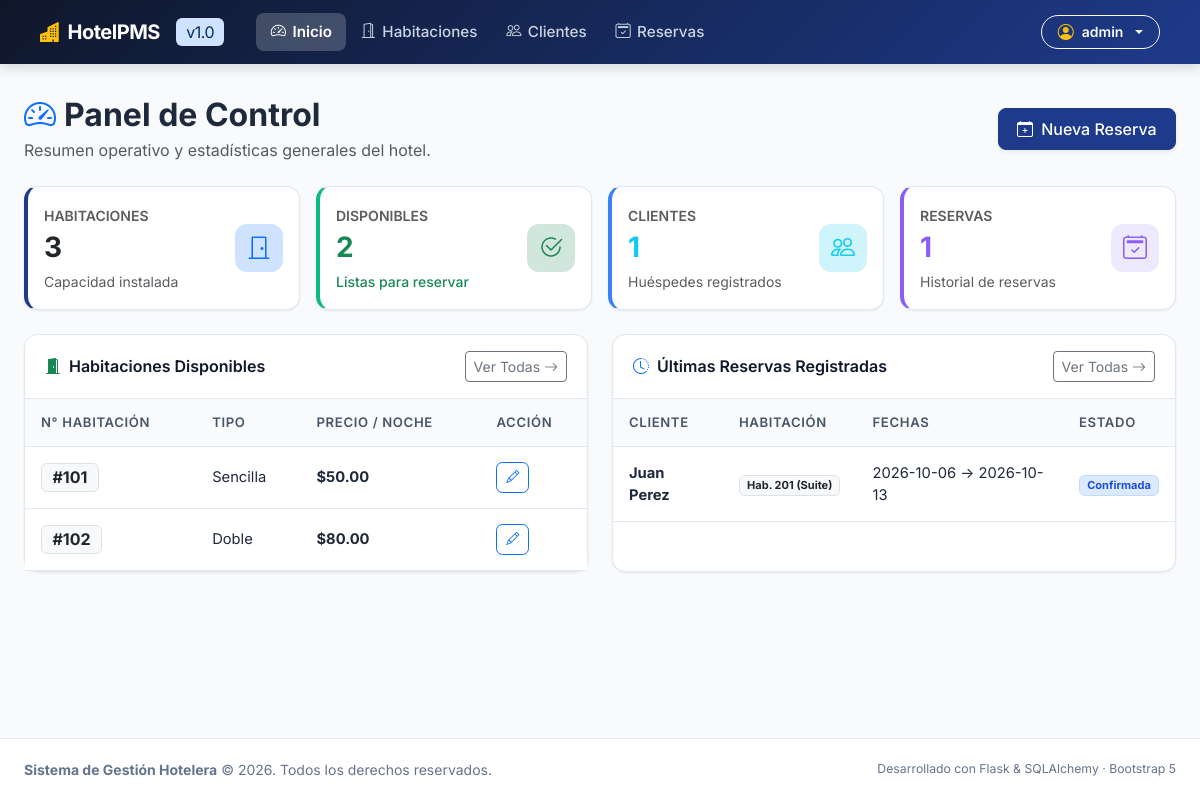
/ (signed in), run on the app's committed database.
### app/models.py (models this page shows, shortened)
class Usuario(database.Model, UserMixin):
    __tablename__ = "usuarios"
    id: Mapped[int] = mapped_column(primary_key=True)
    username: Mapped[str] = mapped_column(String(50), unique=True, index=True)
    email: Mapped[str] = mapped_column(String(120), unique=True, index=True)
    password_hash: Mapped[str] = mapped_column(String(255))
    nombre_completo: Mapped[str | None] = mapped_column(String(100), default=None)
    rol: Mapped[str] = mapped_column(String(20), default="admin")
    fecha_creacion: Mapped[date] = mapped_column(default=date.today)

class Habitacion(database.Model):
    __tablename__ = "habitaciones"
    id: Mapped[int] = mapped_column(primary_key=True)
    numero_hab: Mapped[int] = mapped_column(unique=True)
    tipo_hab: Mapped[str] = mapped_column(String(50))
    precio_noche_hab: Mapped[float] = mapped_column()
    estado_hab: Mapped[str] = mapped_column(String(30), default="Disponible")

class Reserva(database.Model):
    __tablename__ = "reservas"
    id: Mapped[int] = mapped_column(primary_key=True)
    cliente_id: Mapped[int] = mapped_column(ForeignKey("clientes.id"))
    cliente: Mapped["Cliente"] = relationship("Cliente")
    habitacion_id: Mapped[int] = mapped_column(ForeignKey("habitaciones.id"))
    habitacion: Mapped["Habitacion"] = relationship("Habitacion")
    fecha_entrada: Mapped[date] = mapped_column()
    fecha_salida: Mapped[date] = mapped_column()
    estado: Mapped[str] = mapped_column(String(30), default="pendiente")

class Cliente(database.Model):
    __tablename__ = "clientes"
    id: Mapped[int] = mapped_column(primary_key=True)
    nombre: Mapped[str] = mapped_column(String(60))
    apellido: Mapped[str] = mapped_column(String(60))
    id_documento: Mapped[str] = mapped_column(String(30), unique=True)
    telefono: Mapped[str] = mapped_column(String(25))
    correo: Mapped[str] = mapped_column(String(120), unique=True)
    ciudad_residencia: Mapped[str | None] = mapped_column(String(80), nullable=True)
    pais_residencia: Mapped[str | None] = mapped_column(String(80), nullable=True)
    fecha_registro: Mapped[date] = mapped_column(default=date.today)

### app/routes.py (the view)
@aplicacion.route("/")
@login_required
def inicio():
    total_habitaciones = Habitacion.query.count()
    habitaciones_disponibles = Habitacion.query.filter_by(estado_hab="Disponible").count()
    total_clientes = Cliente.query.count()
    total_reservas = Reserva.query.count()
    lista_disponibles = Habitacion.query.filter_by(estado_hab="Disponible").limit(5).all()
    ultimas_reservas = Reserva.query.order_by(Reserva.id.desc()).limit(5).all()
    return render_template(
        "index.html",
        total_habitaciones=total_habitaciones,
        habitaciones_disponibles=habitaciones_disponibles,
        total_clientes=total_clientes,
        total_reservas=total_reservas,
        lista_disponibles=lista_disponibles,
        ultimas_reservas=ultimas_reservas
    )

### app/templates/index.html (shortened to what this page needs)
{% extends "base.html" %}
{% block content %}
<div class="row mb-4 align-items-center">
    <div class="col-md-8">
        <h2 class="fw-bold mb-1">
            <i class="bi bi-speedometer2 text-primary me-2"></i>Panel de Control
        </h2>
        <p class="text-muted mb-0">Resumen operativo y estadísticas generales del hotel.</p>
    </div>
    <div class="col-md-4 text-md-end mt-3 mt-md-0">
        <a href="{{ url_for('reservas') }}" class="btn btn-hotel-primary shadow-sm">
            <i class="bi bi-calendar-plus me-1"></i> Nueva Reserva
        </a>
    </div>
</div>
<div class="row g-3 mb-4">
    <div class="col-sm-6 col-xl-3">
        <div class="card card-hotel stat-card habitaciones h-100 p-3">
            <div class="d-flex align-items-center justify-content-between">
                <div>
                    <span class="text-muted small text-uppercase fw-semibold">Habitaciones</span>
                    <h3 class="fw-bold my-1 text-dark">{{ total_habitaciones }}</h3>
                    <span class="small text-muted">Capacidad instalada</span>
                </div>
                <div class="stat-icon bg-primary-subtle text-primary">
                    <i class="bi bi-door-closed"></i>
                </div>
            </div>
        </div>
    </div>
    <div class="col-sm-6 col-xl-3">
        <div class="card card-hotel stat-card disponible h-100 p-3">
            <div class="d-flex align-items-center justify-content-between">
                <div>
                    <span class="text-muted small text-uppercase fw-semibold">Disponibles</span>
                    <h3 class="fw-bold my-1 text-success">{{ habitaciones_disponibles }}</h3>
                    <span class="small text-success fw-medium">Listas para reservar</span>
                </div>
                <div class="stat-icon bg-success-subtle text-success">
                    <i class="bi bi-check2-circle"></i>
                </div>
            </div>
        </div>
    </div>
    <div class="col-sm-6 col-xl-3">
        <div class="card card-hotel stat-card clientes h-100 p-3">
            <div class="d-flex align-items-center justify-content-between">
                <div>
                    <span class="text-muted small text-uppercase fw-semibold">Clientes</span>
                    <h3 class="fw-bold my-1 text-info">{{ total_clientes }}</h3>
                    <span class="small text-muted">Huéspedes registrados</span>
                </div>
                <div class="stat-icon bg-info-subtle text-info">
                    <i class="bi bi-people"></i>
                </div>
            </div>
        </div>
    </div>
    <div class="col-sm-6 col-xl-3">
        <div class="card card-hotel stat-card reservas h-100 p-3">
            <div class="d-flex align-items-center justify-content-between">
                <div>
                    <span class="text-muted small text-uppercase fw-semibold">Reservas</span>
                    <h3 class="fw-bold my-1 text-purple" style="color: #8b5cf6;">{{ total_reservas }}</h3>
                    <span class="small text-muted">Historial de reservas</span>
                </div>
                <div class="stat-icon bg-purple-subtle text-purple" style="background-color: #ede9fe; color: #8b5cf6;">
                    <i class="bi bi-calendar2-check"></i>
                </div>
            </div>
        </div>
    </div>
</div>
<div class="row g-4 mb-4">
    <div class="col-lg-6">
        <div class="card card-hotel h-100">
            <div class="card-header">
                <span class="d-flex align-items-center gap-2">
                    <i class="bi bi-door-open-fill text-success"></i>
                    <span>Habitaciones Disponibles</span>
                </span>
                <a href="{{ url_for('habitaciones') }}" class="btn btn-sm btn-outline-secondary">
                    Ver Todas <i class="bi bi-arrow-right"></i>
                </a>
            </div>
            <div class="card-body p-0">
                <div class="table-responsive">
                    <table class="table table-hotel align-middle mb-0">
                        <thead>
                            <tr>
                                <th>N° Habitación</th>
                                <th>Tipo</th>
                                <th>Precio / Noche</th>
                                <th>Acción</th>
                            </tr>
                        </thead>
                        <tbody>
                            {% if lista_disponibles %}
                                {% for hab in lista_disponibles %}
                                <tr>
                                    <td>
                                        <span class="badge bg-light text-dark border fs-6">
                                            #{{ hab.numero_hab }}
                                        </span>
                                    </td>
                                    <td>{{ hab.tipo_hab }}</td>
                                    <td><strong>${{ "%.2f"|format(hab.precio_noche_hab) }}</strong></td>
                                    <td>
                                        <a href="{{ url_for('editar_habitacion', id=hab.id) }}" class="btn btn-outline-primary btn-sm btn-sm-action">
                                            <i class="bi bi-pencil"></i>
                                        </a>
                                    </td>
                                </tr>
                                {% endfor %}
                            {% else %}
                                <tr>
                                    <td colspan="4" class="text-center text-muted py-4">
                                        <i class="bi bi-info-circle me-1"></i> No hay habitaciones disponibles en este momento.
                                    </td>
                                </tr>
                            {% endif %}
                        </tbody>
                    </table>
                </div>
            </div>
        </div>
    </div>
    <div class="col-lg-6">
        <div class="card card-hotel h-100">
            <div class="card-header">
                <span class="d-flex align-items-center gap-2">
                    <i class="bi bi-clock-history text-primary"></i>
                    <span>Últimas Reservas Registradas</span>
                </span>
                <a href="{{ url_for('reservas') }}" class="btn btn-sm btn-outline-secondary">
                    Ver Todas <i class="bi bi-arrow-right"></i>
                </a>
            </div>
            <div class="card-body p-0">
                <div class="table-responsive">
                    <table class="table table-hotel align-middle mb-0">
                        <thead>
                            <tr>
                                <th>Cliente</th>
                                <th>Habitación</th>
                                <th>Fechas</th>
                                <th>Estado</th>
                            </tr>
                        </thead>
                        <tbody>
                            {% if ultimas_reservas %}
                                {% for res in ultimas_reservas %}
                                <tr>
                                    <td>
                                        {% if res.cliente %}
                                            <strong>{{ res.cliente.nombre }} {{ res.cliente.apellido }}</strong>
                                        {% else %}
                                            <span class="text-muted">N/D</span>
                                        {% endif %}
                                    </td>
                                    <td>
                                        {% if res.habitacion %}
                                            <span class="badge bg-light text-dark border">
                                                Hab. {{ res.habitacion.numero_hab }} ({{ res.habitacion.tipo_hab }})
                                            </span>
                                        {% else %}
                                            <span class="text-muted">N/D</span>
                                        {% endif %}
                                    </td>
                                    <td class="small">
                                        {{ res.fecha_entrada }} &rarr; {{ res.fecha_salida }}
                                    </td>
                                    <td>
                                        <span class="badge badge-{{ res.estado|lower }} text-capitalize">
                                            {{ res.estado }}
                                        </span>
                                    </td>
                                </tr>
                                {% endfor %}
                            {% else %}
                                <tr>
                                    <td colspan="4" class="text-center text-muted py-4">
                                        <i class="bi bi-calendar-x me-1"></i> No se han registrado reservas aún.
                                    </td>
                                </tr>
                            {% endif %}
                        </tbody>
                    </table>
                </div>
            </div>
        </div>
    </div>
</div>
{% endblock %}

### app/templates/base.html (shortened to what this page needs)
<!DOCTYPE html>
<html lang="es">
<head>
    <link href="https://cdn.jsdelivr.net/npm/bootstrap@5.3.3/dist/css/bootstrap.min.css" rel="stylesheet">
    <link rel="stylesheet" href="https://cdn.jsdelivr.net/npm/bootstrap-icons@1.11.3/font/bootstrap-icons.min.css">
    <link rel="stylesheet" href="{{ url_for('static', filename='style.css') }}">
</head>
<body>
    <nav class="navbar navbar-expand-lg navbar-dark navbar-hotel sticky-top">
        <div class="container-fluid px-lg-4">
            <a class="navbar-brand" href="{{ url_for('inicio') }}">
                <i class="bi bi-buildings-fill text-warning"></i>
                <span>HotelPMS</span>
                <span class="badge bg-primary-subtle text-primary-emphasis ms-2 fs-6 fw-normal d-none d-sm-inline">v1.0</span>
            </a>
            <div class="collapse navbar-collapse" id="navMenu">
                <ul class="navbar-nav me-auto mb-2 mb-lg-0 ms-lg-3">
                    <li class="nav-item">
                        <a class="nav-link {% if request.endpoint == 'inicio' %}active{% endif %}" href="{{ url_for('inicio') }}">
                            <i class="bi bi-speedometer2"></i> Inicio
                        </a>
                    </li>
                    <li class="nav-item">
                        <a class="nav-link {% if request.endpoint and 'habitacion' in request.endpoint %}active{% endif %}" href="{{ url_for('habitaciones') }}">
                            <i class="bi bi-door-open"></i> Habitaciones
                        </a>
                    </li>
                    <li class="nav-item">
                        <a class="nav-link {% if request.endpoint and 'cliente' in request.endpoint %}active{% endif %}" href="{{ url_for('clientes') }}">
                            <i class="bi bi-people"></i> Clientes
                        </a>
                    </li>
                    <li class="nav-item">
                        <a class="nav-link {% if request.endpoint and 'reserva' in request.endpoint %}active{% endif %}" href="{{ url_for('reservas') }}">
                            <i class="bi bi-calendar2-check"></i> Reservas
                        </a>
                    </li>
                </ul>
                <div class="d-flex align-items-center gap-2">
                    {% if current_user.is_authenticated %}
                        <div class="dropdown">
                            <button class="btn btn-sm btn-outline-light dropdown-toggle d-flex align-items-center gap-2 py-1 px-3 rounded-pill" type="button" data-bs-toggle="dropdown" aria-expanded="false">
                                <i class="bi bi-person-circle text-warning fs-6"></i>
                                <span class="fw-semibold">{{ current_user.username }}</span>
                            </button>
                        </div>
                    {% endif %}
                </div>
            </div>
        </div>
    </nav>
    <main class="container-fluid px-lg-4 my-3 flex-grow-1">
        {% block content %}{% endblock %}
    </main>
    <footer class="footer-hotel">
        <div class="container-fluid px-lg-4 d-flex flex-column flex-sm-row justify-content-between align-items-center gap-2">
            <div>
                <strong>Sistema de Gestión Hotelera</strong> &copy; 2026. Todos los derechos reservados.
            </div>
            <div class="small">
                Desarrollado con Flask & SQLAlchemy &middot; Bootstrap 5
            </div>
        </div>
    </footer>
</body>
</html>

### data on the page
Usuario: username "admin"
Habitacion: numero_hab "101", tipo_hab "Sencilla", precio_noche_hab "50.00"
Habitacion: numero_hab "102", tipo_hab "Doble", precio_noche_hab "80.00"
Reserva: cliente.nombre "Juan", cliente.apellido "Perez", habitacion.numero_hab "201", habitacion.tipo_hab "Suite", fecha_entrada "2026-10-06", fecha_salida "2026-10-13", estado "Confirmada"

### other printed values
{{ total_habitaciones }} "3"
{{ habitaciones_disponibles }} "2"
{{ total_clientes }} "1"
{{ total_reservas }} "1"
